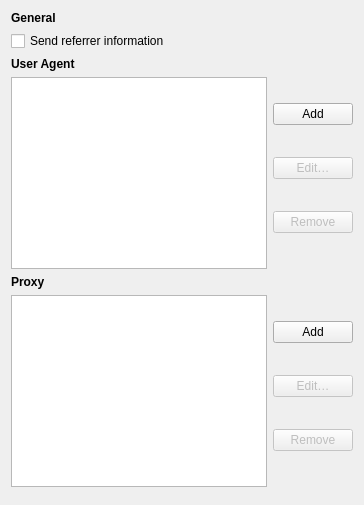
     <widget class="QWidget" name="networkPage">
      <layout class="QVBoxLayout" name="networkPagePageLayout" stretch="0,0,0,1,0,1,0">
       <item>
        <widget class="QLabel" name="advancedGeneralHeader">
         <property name="font">
          <font>
           <weight>75</weight>
           <bold>true</bold>
          </font>
         </property>
         <property name="text">
          <string>General</string>
         </property>
        </widget>
       </item>
       <item>
        <widget class="QCheckBox" name="sendReferrerCheckBox">
         <property name="text">
          <string>Send referrer information</string>
         </property>
        </widget>
       </item>
       <item>
        <widget class="QLabel" name="advancedUserAgentHeader">
         <property name="font">
          <font>
           <weight>75</weight>
           <bold>true</bold>
          </font>
         </property>
         <property name="text">
          <string>User Agent</string>
         </property>
        </widget>
       </item>
       <item>
        <layout class="QHBoxLayout" name="userAgentsLayout">
         <item>
          <widget class="Otter::ItemViewWidget" name="userAgentsViewWidget">
           <property name="editTriggers">
            <set>QAbstractItemView::NoEditTriggers</set>
           </property>
           <property name="dragEnabled">
            <bool>true</bool>
           </property>
           <property name="dragDropMode">
            <enum>QAbstractItemView::DragDrop</enum>
           </property>
           <property name="defaultDropAction">
            <enum>Qt::MoveAction</enum>
           </property>
           <property name="alternatingRowColors">
            <bool>true</bool>
           </property>
           <attribute name="headerDefaultSectionSize">
            <number>250</number>
           </attribute>
          </widget>
         </item>
         <item>
          <layout class="QVBoxLayout" name="userAgentsButtonsLayout">
           <item>
            <widget class="QPushButton" name="userAgentsAddButton">
             <property name="text">
              <string>Add</string>
             </property>
            </widget>
           </item>
           <item>
            <widget class="QPushButton" name="userAgentsEditButton">
             <property name="enabled">
              <bool>false</bool>
             </property>
             <property name="text">
              <string>Edit…</string>
             </property>
            </widget>
           </item>
           <item>
            <widget class="QPushButton" name="userAgentsRemoveButton">
             <property name="enabled">
              <bool>false</bool>
             </property>
             <property name="text">
              <string>Remove</string>
             </property>
            </widget>
           </item>
           <item>
            <spacer name="userAgentsSpacer">
             <property name="orientation">
              <enum>Qt::Vertical</enum>
             </property>
            </spacer>
           </item>
          </layout>
         </item>
        </layout>
       </item>
       <item>
        <widget class="QLabel" name="proxyHeader">
         <property name="font">
          <font>
           <weight>75</weight>
           <bold>true</bold>
          </font>
         </property>
         <property name="text">
          <string>Proxy</string>
         </property>
        </widget>
       </item>
       <item>
        <layout class="QHBoxLayout" name="proxiesLayout">
         <item>
          <widget class="Otter::ItemViewWidget" name="proxiesViewWidget">
           <property name="editTriggers">
            <set>QAbstractItemView::NoEditTriggers</set>
           </property>
           <property name="dragEnabled">
            <bool>true</bool>
           </property>
           <property name="dragDropMode">
            <enum>QAbstractItemView::DragDrop</enum>
           </property>
           <property name="defaultDropAction">
            <enum>Qt::MoveAction</enum>
           </property>
           <property name="alternatingRowColors">
            <bool>true</bool>
           </property>
           <attribute name="headerDefaultSectionSize">
            <number>250</number>
           </attribute>
          </widget>
         </item>
         <item>
          <layout class="QVBoxLayout" name="proxiesButtonsLayout">
           <item>
            <widget class="QPushButton" name="proxiesAddButton">
             <property name="text">
              <string>Add</string>
             </property>
            </widget>
           </item>
           <item>
            <widget class="QPushButton" name="proxiesEditButton">
             <property name="enabled">
              <bool>false</bool>
             </property>
             <property name="text">
              <string>Edit…</string>
             </property>
            </widget>
           </item>
           <item>
            <widget class="QPushButton" name="proxiesRemoveButton">
             <property name="enabled">
              <bool>false</bool>
             </property>
             <property name="text">
              <string>Remove</string>
             </property>
            </widget>
           </item>
           <item>
            <spacer name="proxiesSpacer">
             <property name="orientation">
              <enum>Qt::Vertical</enum>
             </property>
            </spacer>
           </item>
          </layout>
         </item>
        </layout>
       </item>
       <item>
        <spacer name="networkPageSpacer">
         <property name="orientation">
          <enum>Qt::Vertical</enum>
         </property>
        </spacer>
       </item>
      </layout>
     </widget>
